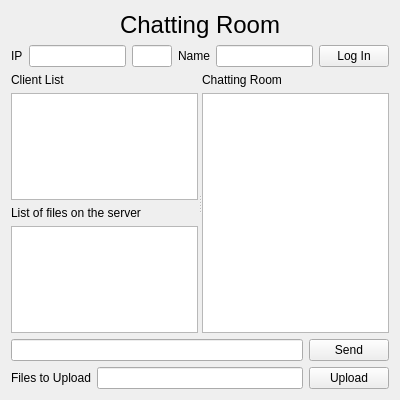
<?xml version="1.0" encoding="UTF-8"?>
<ui version="4.0">
 <class>ChattingForm</class>
 <widget class="QWidget" name="ChattingForm">
  <property name="geometry">
   <rect>
    <x>0</x>
    <y>0</y>
    <width>400</width>
    <height>400</height>
   </rect>
  </property>
  <property name="windowTitle">
   <string>Form</string>
  </property>
  <layout class="QVBoxLayout" name="verticalLayout_3">
   <item>
    <widget class="QLabel" name="label">
     <property name="maximumSize">
      <size>
       <width>16777215</width>
       <height>30</height>
      </size>
     </property>
     <property name="font">
      <font>
       <pointsize>18</pointsize>
      </font>
     </property>
     <property name="text">
      <string>Chatting Room</string>
     </property>
     <property name="alignment">
      <set>Qt::AlignCenter</set>
     </property>
    </widget>
   </item>
   <item>
    <layout class="QHBoxLayout" name="horizontalLayout_2">
     <item>
      <widget class="QLabel" name="label_3">
       <property name="text">
        <string>IP</string>
       </property>
      </widget>
     </item>
     <item>
      <widget class="QLineEdit" name="ipLineEdit"/>
     </item>
     <item>
      <widget class="QLineEdit" name="portLineEdit">
       <property name="maximumSize">
        <size>
         <width>50</width>
         <height>16777215</height>
        </size>
       </property>
      </widget>
     </item>
     <item>
      <widget class="QLabel" name="label_2">
       <property name="text">
        <string>Name</string>
       </property>
      </widget>
     </item>
     <item>
      <widget class="QLineEdit" name="nameLineEdit"/>
     </item>
     <item>
      <widget class="QPushButton" name="statusPushButton">
       <property name="maximumSize">
        <size>
         <width>70</width>
         <height>16777215</height>
        </size>
       </property>
       <property name="text">
        <string>Log In</string>
       </property>
      </widget>
     </item>
    </layout>
   </item>
   <item>
    <widget class="QSplitter" name="splitter">
     <property name="orientation">
      <enum>Qt::Horizontal</enum>
     </property>
     <widget class="QWidget" name="layoutWidget">
      <layout class="QVBoxLayout" name="verticalLayout">
       <item>
        <widget class="QLabel" name="label_5">
         <property name="text">
          <string>Client List</string>
         </property>
        </widget>
       </item>
       <item>
        <widget class="QListWidget" name="clientListWidget"/>
       </item>
       <item>
        <widget class="QLabel" name="label_6">
         <property name="text">
          <string>List of files on the server</string>
         </property>
        </widget>
       </item>
       <item>
        <widget class="QListWidget" name="listWidget"/>
       </item>
      </layout>
     </widget>
     <widget class="QWidget" name="layoutWidget">
      <layout class="QVBoxLayout" name="verticalLayout_2">
       <item>
        <widget class="QLabel" name="label_7">
         <property name="text">
          <string>Chatting Room</string>
         </property>
        </widget>
       </item>
       <item>
        <widget class="QTextEdit" name="chattingTextEdit">
         <property name="readOnly">
          <bool>true</bool>
         </property>
        </widget>
       </item>
      </layout>
     </widget>
    </widget>
   </item>
   <item>
    <layout class="QHBoxLayout" name="horizontalLayout">
     <item>
      <widget class="QLineEdit" name="messageLineEdit"/>
     </item>
     <item>
      <widget class="QPushButton" name="sentPushButton">
       <property name="text">
        <string>Send</string>
       </property>
      </widget>
     </item>
    </layout>
   </item>
   <item>
    <layout class="QHBoxLayout" name="horizontalLayout_3">
     <item>
      <widget class="QLabel" name="label_4">
       <property name="text">
        <string>Files to Upload</string>
       </property>
      </widget>
     </item>
     <item>
      <widget class="QLineEdit" name="lineEdit">
       <property name="readOnly">
        <bool>true</bool>
       </property>
      </widget>
     </item>
     <item>
      <widget class="QPushButton" name="uploadPushButton">
       <property name="text">
        <string>Upload</string>
       </property>
      </widget>
     </item>
    </layout>
   </item>
  </layout>
 </widget>
 <resources/>
 <connections/>
</ui>
